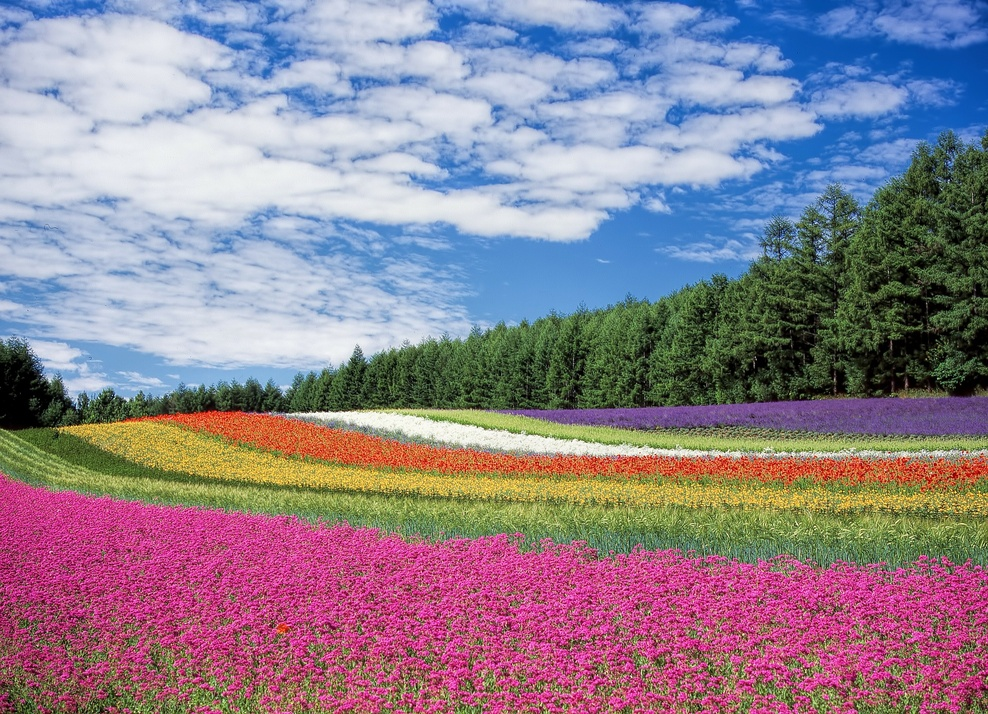
%> input picture images/flowers-fhd.jpg, 988 x 714 px, shrunk from 1920 x 1389 before the run
$ octave t5.m   (GNU Octave 9; MATLAB toolbox functions it lacks are replaced by stand-ins)
%> lines starting %> are read from the running program, lines starting %| are printed output that depends on the picture
PATH = "FOLDER_PATH";
LIMG = imread(PATH+"\flowers-fhd.jpg");
%> LIMG is the input picture: size 714x988x3 uint8; mean R, G, B 142.3, 129.3, 143.5
LIMG2 = imread(PATH+"\powder-612x612.jpg");
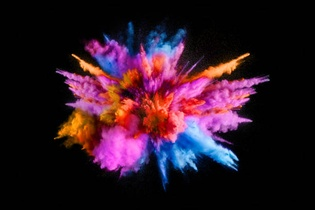
%> input picture images/powder-612x612.jpg, 315 x 210 px, shrunk from 612 x 408 before the run
%> LIMG2 is the input picture: size 210x315x3 uint8; mean R, G, B 48.9, 24.6, 38.9
LIMG = double(LIMG) / 255;
%> LIMG: size 714x988x3 double
LIMG2 = double(LIMG2) / 255;
%> LIMG2: size 210x315x3 double

LIMG = LIMG(1:size(LIMG2, 1), 1:size(LIMG2, 2), :); % resize
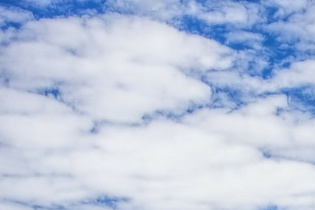
%> LIMG: size 210x315x3 double; mean R, G, B 0.735, 0.785, 0.875
LOUT = LIMG * .5 + LIMG2 * .5; % half of each
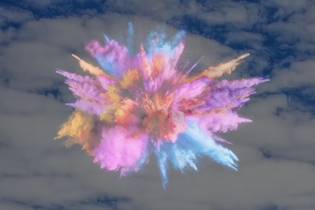
%> LOUT: size 210x315x3 double; mean R, G, B 0.464, 0.441, 0.514
figure
imshow(LOUT, 'InitialMagnification', 'fit')
